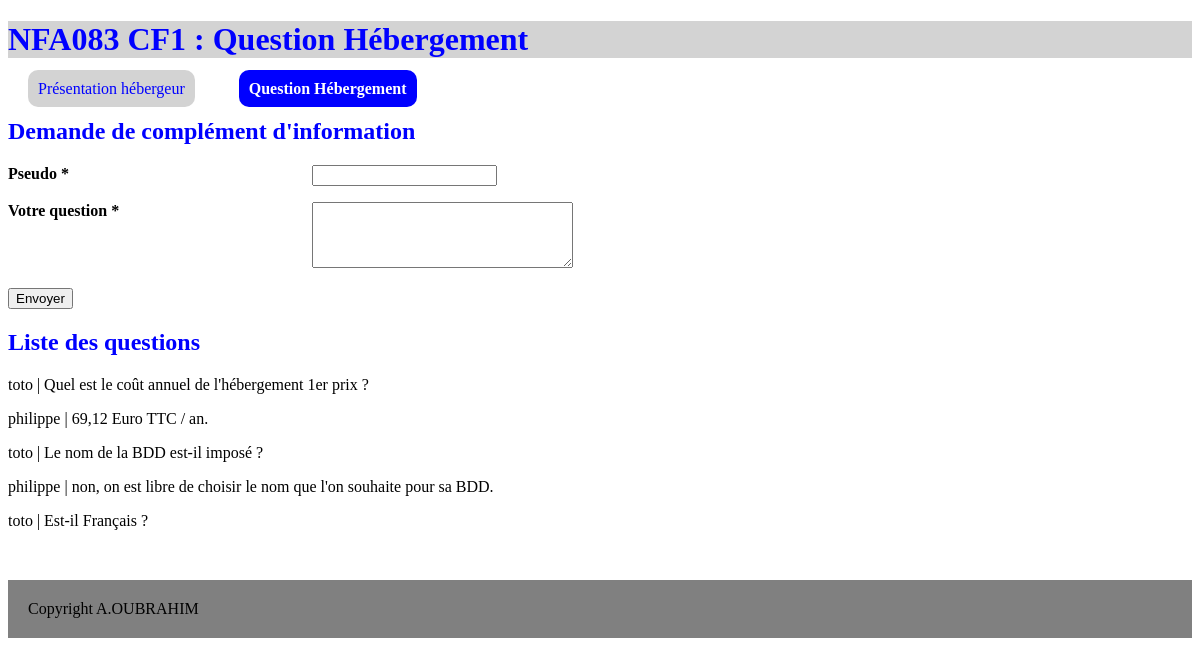
/question.php, run on an earlier commit of the app's database.
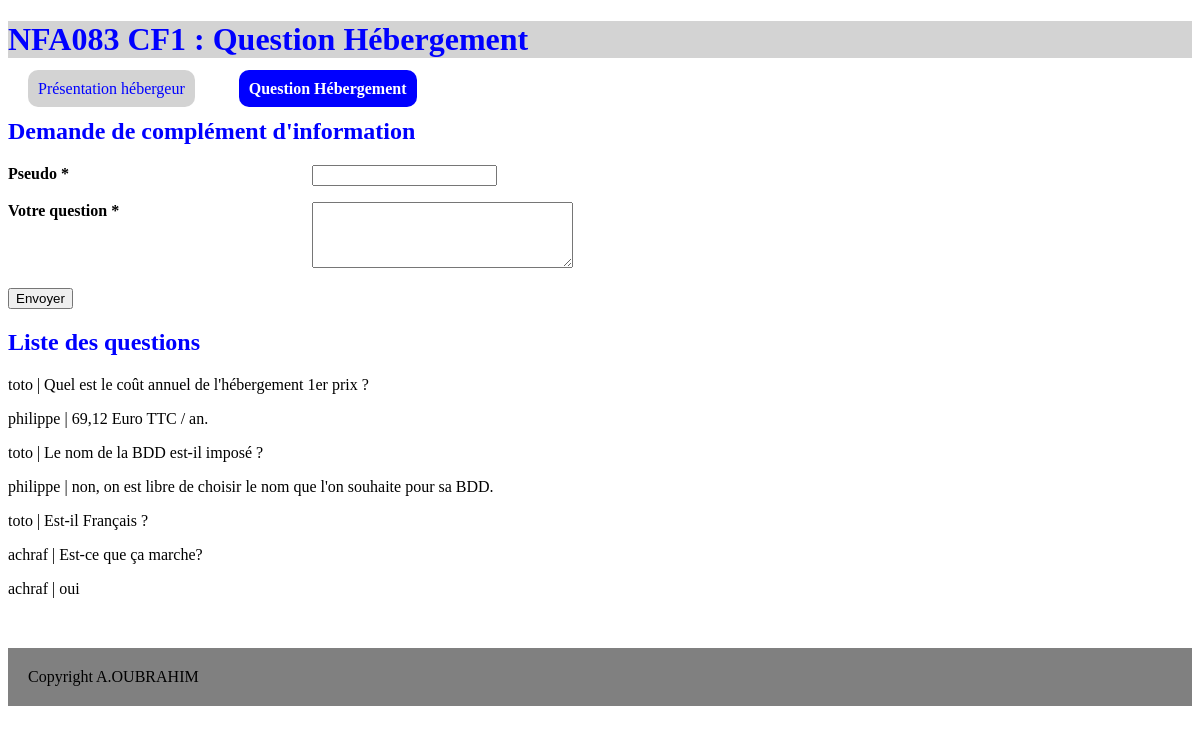
And on a later commit of the database.
### tables this page shows
CREATE TABLE IF NOT EXISTS `question` (
  `question_id` int(3) NOT NULL AUTO_INCREMENT,
  `question_pseudo` varchar(20) DEFAULT NULL,
  `question_texte` varchar(255) NOT NULL,
  PRIMARY KEY (`question_id`)
);

### inc/question-liste.inc.php (the view)
<h2>Liste des questions</h2>
<?php
    $requete22="SELECT question_pseudo, question_texte FROM question";
    $resultat22 = $con->query($requete22);
  while($donnees22 = $resultat22->fetch()) { ?>
      <p><?php echo $donnees22["question_pseudo"].' | '
                   .$donnees22["question_texte"]; ?>
      </p><?php
  } ?>

### inc/entete.inc.php (shortened to what this page needs)
<?php
  function entete($title,$actif) {
    session_start(); ?>
    <!DOCTYPE html><html lang="fr">
    <head><title><?php echo $title; ?></title>
          <link href="css/style.css" rel="stylesheet" type="text/css" />
    </head>
    <body><h1><?php echo $title; ?></h1>
          <nav><a href="index.php" class="<?php if(!$actif){echo 'actif'; } ?>">
                  Présentation hébergeur</a>
               <a href="question.php" class="<?php if($actif){echo 'actif'; } ?>">
                  Question Hébergement</a>
          </nav>
    <?php
  } ?>

### question.php (shortened to what this page needs)
<?php
     include("inc/entete.inc.php");
     entete("NFA083 CF1 : Question Hébergement",1);  ?>
<?php
     $con=connexion("cnamcp09_nfa083_2017");  ?>
  <section><?php include("inc/form-question.inc.php");
                 include("inc/question-insert.inc.php"); ?>
  </section>
  <section><?php include("inc/question-liste.inc.php"); ?>
  </section>
  <footer>Copyright A.OUBRAHIM</footer>
</body>
</html>

### inc/form-question.inc.php (shortened to what this page needs)
<h2>Demande de complément d'information</h2>
<form action="question.php" method="GET" name="form_satisfaction" >
  <p><strong><label for="question_pseudo" >Pseudo *</label></strong>
      <input type="text" maxlength=20 required
          name="question_pseudo" id="question_pseudo"  /></p>
  <p><strong><label for="question_texte" >Votre question *</label></strong>
      <textarea required name="question_texte" id="question_texte"
            cols='30' rows='4' /></textarea>
  </p>
  <p><input type="submit" value="Envoyer" name="question_submit" /></p>
</form>

### css/style.css (style rules this page uses)
nav a { background-color:lightgrey; color:blue; border-radius:10px; text-decoration:none; padding:10px; margin:20px; }
a.actif { background-color:blue; color:white; font-weight:700; border-radius:10px; text-decoration:none; padding:10px; margin:20px; }
h1 { color:blue; background-color:lightgrey; }
h2 { color:blue; }
strong { display:inline-block; width:300px; vertical-align:top; }
footer { margin-top:50px; padding:20px; background-color:grey; }

What changed in the data, as far as the page shows it:
added question: question_pseudo "achraf", question_texte "Est-ce que ça marche?"
added question: question_pseudo "achraf", question_texte "oui"
